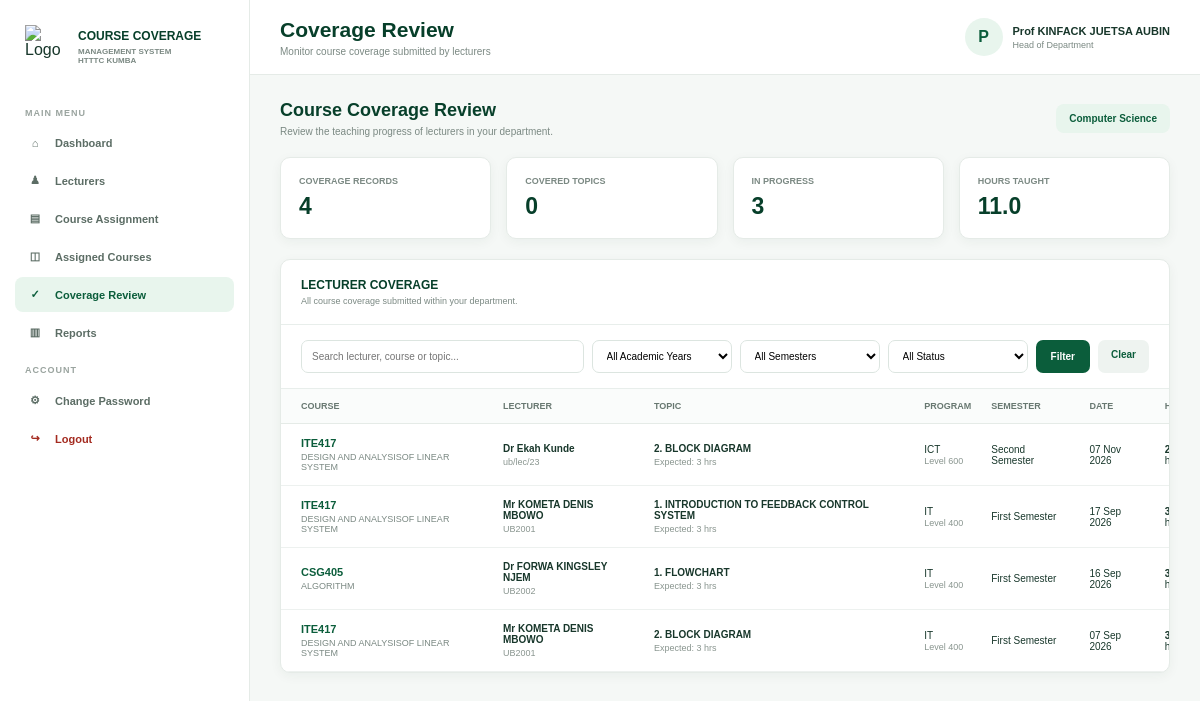
The app's page /course/hod/coverage.php (signed in) with its own data.
### tables this page shows
CREATE TABLE `users` (
  `user_id` int(200) NOT NULL,
  `full_name` varchar(100) NOT NULL,
  `email` varchar(100) NOT NULL,
  `password` varchar(255) NOT NULL,
  `role_id` int(11) NOT NULL,
  `department_id` int(11) DEFAULT NULL,
  `status` varchar(20) NOT NULL,
  `created_at` datetime NOT NULL
);

CREATE TABLE `departments` (
  `department_id` int(11) NOT NULL,
  `department_name` varchar(200) NOT NULL,
  `description` text NOT NULL
);

CREATE TABLE `course_coverage` (
  `coverage_id` int(11) NOT NULL,
  `assignment_id` int(11) NOT NULL,
  `topic_id` int(11) NOT NULL,
  `date_taught` date NOT NULL,
  `scheme_topic_id` int(200) NOT NULL,
  `hours_taught` decimal(4,2) NOT NULL,
  `coverage_status` varchar(20) NOT NULL,
  `remarks` text NOT NULL,
  `updated_by` int(11) NOT NULL,
  `updated_at` datetime NOT NULL
);

CREATE TABLE `courses` (
  `course_id` int(11) NOT NULL,
  `course_code` varchar(30) NOT NULL,
  `course_name` varchar(100) NOT NULL,
  `credit_value` int(11) NOT NULL,
  `department_id` int(11) NOT NULL,
  `description` text NOT NULL,
  `semester` varchar(200) NOT NULL,
  `level` varchar(200) NOT NULL,
  `status` enum('Active','Inactive') NOT NULL
);

CREATE TABLE `lecturers` (
  `lecturer_id` int(11) NOT NULL,
  `staff_no` varchar(30) NOT NULL,
  `full_name` varchar(100) NOT NULL,
  `email` varchar(100) NOT NULL,
  `department_id` int(11) NOT NULL,
  `phone` varchar(20) NOT NULL,
  `status` varchar(20) NOT NULL
);

CREATE TABLE `cousre_topics` (
  `topic_id` int(11) NOT NULL,
  `course_id` int(11) NOT NULL,
  `topic_number` int(11) NOT NULL,
  `topic_title` varchar(150) NOT NULL,
  `description` text NOT NULL,
  `expected_hours` int(11) NOT NULL
);

CREATE TABLE `programs` (
  `program_id` int(11) NOT NULL,
  `program_name` varchar(200) NOT NULL,
  `department_id` int(200) NOT NULL,
  `duration` int(100) NOT NULL
);

CREATE TABLE `course_assgnment` (
  `assignment_id` int(11) NOT NULL,
  `course_id` int(11) NOT NULL,
  `lecturer_id` int(11) NOT NULL,
  `program_id` int(11) NOT NULL,
  `session_id` int(11) NOT NULL,
  `semester` varchar(20) NOT NULL,
  `level` varchar(20) NOT NULL
);

### course/hod/coverage.php (the view, shortened to what this page needs)
<?php
require_once __DIR__ . '/../config/database.php';
$hod_id = (int) $_SESSION['user_id'];
function e($value)
{
    return htmlspecialchars(
        (string)$value,
        ENT_QUOTES,
        'UTF-8'
    );
}
try {
    $stmt = $pdo->prepare("
        SELECT
            u.user_id,
            u.full_name,
            u.department_id,
            d.department_name
        FROM users u
        LEFT JOIN departments d
            ON d.department_id = u.department_id
        WHERE u.user_id = ?
        LIMIT 1
    ");
    $stmt->execute([$hod_id]);
    $hod = $stmt->fetch(PDO::FETCH_ASSOC);
    $department_id = (int)$hod['department_id'];
    $hod_name = $hod['full_name'];
    $department_name =
        $hod['department_name'] ?? 'Department';
} catch (PDOException $e) {
    die("Database Error: " . $e->getMessage());
}
$search = trim($_GET['search'] ?? '');
$coverage = [];
try {
    $sql = "
        SELECT
            cc.coverage_id,
            cc.assignment_id,
            cc.topic_id,
            cc.date_taught,
            cc.hours_taught,
            cc.coverage_status,
            cc.remarks,
            cc.updated_at,
            ca.semester,
            ca.level,
            c.course_code,
            c.course_name,
            l.lecturer_id,
            l.staff_no,
            l.full_name AS lecturer_name,
            p.program_name,
            a.session_name,
            ct.topic_number,
            ct.topic_title,
            ct.expected_hours
        FROM course_coverage cc
        INNER JOIN course_assgnment ca
            ON ca.assignment_id = cc.assignment_id
        INNER JOIN courses c
            ON c.course_id = ca.course_id
        INNER JOIN lecturers l
            ON l.lecturer_id = ca.lecturer_id
        INNER JOIN programs p
            ON p.program_id = ca.program_id
        INNER JOIN academic_session a
            ON a.session_id = ca.session_id
        INNER JOIN cousre_topics ct
            ON ct.topic_id = cc.topic_id
        WHERE c.department_id = :department_id
    ";
    $params = [
        ':department_id' => $department_id
    ];
    $sql .= "
        ORDER BY
            cc.date_taught DESC,
            c.course_code ASC,
            l.full_name ASC
    ";
    $stmt = $pdo->prepare($sql);
    $stmt->execute($params);
    $coverage =
        $stmt->fetchAll(PDO::FETCH_ASSOC);
} catch (PDOException $e) {
    $database_error = $e->getMessage();
    $coverage = [];
}
$total_records =
    count($coverage);
$total_hours = 0;
$completed = 0;
$in_progress = 0;
$pending = 0;
foreach ($coverage as $row) {
    $total_hours +=
        (float)$row['hours_taught'];
    $current_status =
        strtolower(
            trim(
                $row['coverage_status']
            )
        );
    if (
        $current_status === 'covered' ||
        $current_status === 'completed'
    ) {
        $completed++;
    } elseif (
        $current_status === 'in progress' ||
        $current_status === 'in_progress'
    ) {
        $in_progress++;
    } else {
        $pending++;
    }
}
?>
<!DOCTYPE html>
<html lang="en">
<head>
</head>
<body>
<aside class="sidebar">
<div class="logo-area">
<img
    src="../assets/images/ub-logo.png"
    alt="Logo"
>
<div class="logo-text">
COURSE COVERAGE
<span>
MANAGEMENT SYSTEM<br>
HTTTC KUMBA
</span>
</div>
</div>
<div class="menu-title">
MAIN MENU
</div>
<a
    href="dashboard.php"
    class="menu-link"
>
<span class="menu-icon">
⌂
</span>
Dashboard
</a>
<a
    href="lecturers.php"
    class="menu-link"
>
<span class="menu-icon">
♟
</span>
Lecturers
</a>
<a
    href="dashboard.php#assign-course"
    class="menu-link"
>
<span class="menu-icon">
▤
</span>
Course Assignment
</a>
<a
    href="assignments.php"
    class="menu-link"
>
<span class="menu-icon">
◫
</span>
Assigned Courses
</a>
<a
    href="coverage.php"
    class="menu-link active"
>
<span class="menu-icon">
✓
</span>
Coverage Review
</a>
<a
    href="reports.php"
    class="menu-link"
>
<span class="menu-icon">
▥
</span>
Reports
</a>
<div class="menu-title">
ACCOUNT
</div>
<a
    href="../change_password.php"
    class="menu-link"
>
<span class="menu-icon">
⚙
</span>
Change Password
</a>
<a
    href="../auth/logout.php"
    class="menu-link logout"
>
<span class="menu-icon">
↪
</span>
Logout
</a>
</aside>
<main class="main">
<header class="topbar">
<div>
<h1>
Coverage Review
</h1>
<p>
Monitor course coverage submitted by lecturers
</p>
</div>
<div class="user-info">
<div class="user-avatar">
<?=e(
    strtoupper(
        substr(
            $hod_name,
            0,
            1
        )
    )
)?>
</div>
<div>
<strong>
<?=e($hod_name)?>
</strong>
<span>
Head of Department
</span>
</div>
</div>
</header>
<section class="content">
<div class="page-heading">
<div>
<h2>
Course Coverage Review
</h2>
<p>
Review the teaching progress of lecturers in your department.
</p>
</div>
<div class="department">
<?=e($department_name)?>
</div>
</div>
<div class="stats">
<div class="stat-card">
<small>
Coverage Records
</small>
<strong>
<?=e($total_records)?>
</strong>
</div>
<div class="stat-card">
<small>
Covered Topics
</small>
<strong>
<?=e($completed)?>
</strong>
</div>
<div class="stat-card">
<small>
In Progress
</small>
<strong>
<?=e($in_progress)?>
</strong>
</div>
<div class="stat-card">
<small>
Hours Taught
</small>
<strong>
<?=e(
    number_format(
        $total_hours,
        1
    )
)?>
</strong>
</div>
</div>
<div class="panel">
<div class="panel-header">
<h3>
LECTURER COVERAGE
</h3>
<p>
All course coverage submitted within your department.
</p>
</div>
<form
    method="GET"
    class="filters"
>
<input
    type="text"
    name="search"
    placeholder="Search lecturer, course or topic..."
    value="<?=e($search)?>"
>
<select name="session_id">
<option value="">
All Academic Years
</option>
</select>
<select name="semester">
<option value="">
All Semesters
</option>
</select>
<select name="status">
<option value="">
All Status
</option>
</select>
<button
    type="submit"
    class="filter-btn"
>
Filter
</button>
<a
    href="coverage.php"
    class="clear-btn"
>
Clear
</a>
</form>
<div class="table-container">
<table>
<thead>
<tr>
<th>
COURSE
</th>
<th>
LECTURER
</th>
<th>
TOPIC
</th>
<th>
PROGRAM
</th>
<th>
SEMESTER
</th>
<th>
DATE
</th>
<th>
</th>
</tr>
</thead>
<tbody>
<?php if (
    !empty($coverage)
): ?>
<?php foreach (
    $coverage
    as $row
): ?>
<tr>
<td>
<div class="course-code">
<?=e(
    $row['course_code']
)?>
</div>
<div class="course-name">
<?=e(
    $row['course_name']
)?>
</div>
</td>
<td>
<div class="lecturer">
<?=e(
    $row['lecturer_name']
)?>
</div>
<div class="staff">
<?=e(
    $row['staff_no']
)?>
</div>
</td>
<td>
<div class="topic">
<?=e(
    $row['topic_number']
)?>.
<?=e(
    $row['topic_title']
)?>
</div>
<div class="topic-hours">
Expected:
<?=e(
    $row['expected_hours']
)?>
hrs
</div>
</td>
<td>
<?=e(
    $row['program_name']
)?>
<br>
<span
    style="
        color:#89958f;
        font-size:9px;
    "
>
Level
<?=e(
    $row['level']
)?>
</span>
</td>
<td>
<?=e(
    $row['semester']
)?>
</td>
<td>
<?=e(
    date(
        'd M Y',
        strtotime(
            $row['date_taught']
        )
    )
)?>
</td>
<td>
<strong>
</strong>
</td>
</tr>
<?php endforeach; ?>
<?php endif; ?>
</tbody>
</table>
</div>
</div>
</section>
</main>
</body>
</html>

### course/hod/coverage.php (style rules this page uses)
* { margin: 0; padding: 0; box-sizing: border-box; }
body { font-family: Arial, Helvetica, sans-serif; background: #f5f8f6; color: #18372b; }
.sidebar { position: fixed; left: 0; top: 0; bottom: 0; width: 250px; background: #ffffff; border-right: 1px solid #e5ebe7; padding: 20px 15px; overflow-y: auto; }
.logo-area { display: flex; align-items: center; gap: 10px; padding: 5px 10px 25px; }
.logo-area img { width: 43px; height: 43px; object-fit: contain; }
.logo-text { font-size: 12px; font-weight: 800; color: #073f2a; }
.logo-text span { display: block; font-size: 8px; color: #7b8983; margin-top: 4px; }
.menu-title { font-size: 9px; font-weight: 800; color: #9aa49f; letter-spacing: 1px; margin: 15px 10px 8px; }
.menu-link { display: flex; align-items: center; gap: 10px; padding: 11px 10px; margin-bottom: 3px; border-radius: 8px; color: #5c6d65; text-decoration: none; font-size: 11px; font-weight: 600; }
.menu-link.active { background: #e8f5ed; color: #0b5d3b; }
.menu-icon { width: 20px; text-align: center; }
.logout { color: #a42b20; }
.main { margin-left: 250px; min-height: 100vh; }
.topbar { height: 75px; background: #ffffff; border-bottom: 1px solid #e5ebe7; display: flex; justify-content: space-between; align-items: center; padding: 0 30px; }
.topbar h1 { font-size: 21px; color: #073f2a; }
.topbar p { margin-top: 4px; font-size: 10px; color: #7b8983; }
.user-info { display: flex; align-items: center; gap: 10px; }
.user-avatar { width: 38px; height: 38px; border-radius: 50%; background: #e8f5ed; display: flex; align-items: center; justify-content: center; color: #0b5d3b; font-weight: 800; }
.user-info strong { display: block; font-size: 11px; }
.user-info span { display: block; font-size: 9px; color: #7b8983; margin-top: 3px; }
.content { padding: 25px 30px; }
.page-heading { display: flex; justify-content: space-between; align-items: center; margin-bottom: 20px; }
.page-heading h2 { font-size: 18px; color: #073f2a; }
.page-heading p { margin-top: 5px; font-size: 10px; color: #7b8983; }
.department { background: #e8f5ed; color: #0b5d3b; padding: 9px 13px; border-radius: 8px; font-size: 10px; font-weight: 800; }
.stats { display: grid; grid-template-columns: repeat(4, 1fr); gap: 15px; margin-bottom: 20px; }
.stat-card { background: #ffffff; border: 1px solid #e5ebe7; border-radius: 10px; padding: 18px; box-shadow: 0 3px 12px rgba(20,50,35,.05); }
.stat-card small { display: block; color: #7b8983; font-size: 9px; font-weight: 800; text-transform: uppercase; }
.stat-card strong { display: block; margin-top: 7px; font-size: 23px; color: #073f2a; }
.panel { background: #ffffff; border: 1px solid #e5ebe7; border-radius: 10px; box-shadow: 0 3px 12px rgba(20,50,35,.05); overflow: hidden; }
.panel-header { padding: 18px 20px; border-bottom: 1px solid #e8eeeb; }
.panel-header h3 { font-size: 12px; color: #073f2a; }
.panel-header p { margin-top: 4px; font-size: 9px; color: #7b8983; }
.filters { padding: 15px 20px; border-bottom: 1px solid #e8eeeb; display: flex; gap: 8px; flex-wrap: wrap; }
.filters input, .filters select { border: 1px solid #dce5e0; border-radius: 7px; padding: 9px 10px; font-size: 10px; outline: none; background: #ffffff; }
.filters input { flex: 1; min-width: 230px; }
.filters select { min-width: 140px; }
.filter-btn { border: none; background: #0b5d3b; color: #ffffff; padding: 9px 15px; border-radius: 7px; font-size: 10px; font-weight: 700; cursor: pointer; }
.clear-btn { background: #eef3f0; color: #0b5d3b; text-decoration: none; padding: 9px 13px; border-radius: 7px; font-size: 10px; font-weight: 700; }
.table-container { width: 100%; overflow-x: auto; }
table { width: 100%; border-collapse: collapse; min-width: 1100px; }
thead th { background: #fafcfb; color: #687871; font-size: 9px; text-align: left; padding: 12px 10px; border-bottom: 1px solid #e5ebe7; }
tbody td { padding: 13px 10px; font-size: 10px; border-bottom: 1px solid #edf1ef; vertical-align: middle; }
thead th:first-child, tbody td:first-child { padding-left: 20px; }
.course-code { color: #0b5d3b; font-weight: 800; font-size: 11px; }
.course-name { color: #7b8983; font-size: 9px; margin-top: 3px; }
.lecturer { font-weight: 700; }
.staff { color: #89958f; font-size: 9px; margin-top: 3px; }
.topic { font-weight: 700; }
.topic-hours { color: #89958f; font-size: 9px; margin-top: 3px; }

### records on screen
users: full_name "P", full_name "Prof KINFACK JUETSA AUBIN", department.department_name "Computer Science"
course_coverage: courses.course_code "ITE417", courses.course_name "DESIGN AND ANALYSISOF LINEAR SYSTEM", lecturers.full_name "Dr Ekah Kunde", lecturers.staff_no "ub/lec/23", topic.topic_number "2", topic.topic_title "BLOCK DIAGRAM", topic.expected_hours "3", programs.program_name "ICT", assignment.level "600", assignment.semester "Second Semester", date_taught "07 Nov 2026"
course_coverage: courses.course_code "ITE417", courses.course_name "DESIGN AND ANALYSISOF LINEAR SYSTEM", lecturers.full_name "Mr KOMETA DENIS MBOWO", lecturers.staff_no "UB2001", topic.topic_number "1", topic.topic_title "INTRODUCTION TO FEEDBACK CONTROL SYSTEM", topic.expected_hours "3", programs.program_name "IT", assignment.level "400", assignment.semester "First Semester", date_taught "17 Sep 2026"
course_coverage: courses.course_code "CSG405", courses.course_name "ALGORITHM", lecturers.full_name "Dr FORWA KINGSLEY NJEM", lecturers.staff_no "UB2002", topic.topic_number "1", topic.topic_title "FLOWCHART", topic.expected_hours "3", programs.program_name "IT", assignment.level "400", assignment.semester "First Semester", date_taught "16 Sep 2026"
course_coverage: courses.course_code "ITE417", courses.course_name "DESIGN AND ANALYSISOF LINEAR SYSTEM", lecturers.full_name "Mr KOMETA DENIS MBOWO", lecturers.staff_no "UB2001", topic.topic_number "2", topic.topic_title "BLOCK DIAGRAM", topic.expected_hours "3", programs.program_name "IT", assignment.level "400", assignment.semester "First Semester", date_taught "07 Sep 2026"

### other values on screen
$total_records "4"
$completed "0"
$in_progress "3"
$total_hours "11.0"
